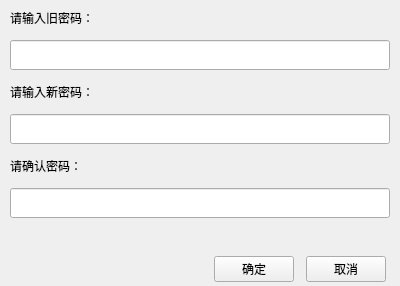
<?xml version="1.0" encoding="UTF-8"?>
<ui version="4.0">
 <class>ModifyPassWord</class>
 <widget class="CCommonWidget" name="ModifyPassWord">
  <property name="geometry">
   <rect>
    <x>0</x>
    <y>0</y>
    <width>400</width>
    <height>286</height>
   </rect>
  </property>
  <property name="windowTitle">
   <string>ModifyPassWord</string>
  </property>
  <layout class="QVBoxLayout" name="verticalLayout_2" stretch="0,1,0">
   <item>
    <layout class="QHBoxLayout" name="horizontalLayout">
     <property name="spacing">
      <number>0</number>
     </property>
     <property name="leftMargin">
      <number>3</number>
     </property>
     <property name="rightMargin">
      <number>3</number>
     </property>
     <property name="bottomMargin">
      <number>0</number>
     </property>
     <item>
      <layout class="QHBoxLayout" name="hBoxTitle">
       <property name="spacing">
        <number>10</number>
       </property>
       <property name="leftMargin">
        <number>10</number>
       </property>
       <property name="rightMargin">
        <number>10</number>
       </property>
       <property name="bottomMargin">
        <number>0</number>
       </property>
      </layout>
     </item>
     <item>
      <layout class="QHBoxLayout" name="hBoxSysBtn">
       <property name="leftMargin">
        <number>6</number>
       </property>
       <property name="rightMargin">
        <number>6</number>
       </property>
       <property name="bottomMargin">
        <number>6</number>
       </property>
      </layout>
     </item>
    </layout>
   </item>
   <item>
    <layout class="QVBoxLayout" name="verticalLayout">
     <property name="spacing">
      <number>12</number>
     </property>
     <property name="leftMargin">
      <number>10</number>
     </property>
     <property name="topMargin">
      <number>2</number>
     </property>
     <property name="rightMargin">
      <number>10</number>
     </property>
     <property name="bottomMargin">
      <number>4</number>
     </property>
     <item>
      <widget class="QLabel" name="label_2">
       <property name="text">
        <string>请输入旧密码：</string>
       </property>
      </widget>
     </item>
     <item>
      <widget class="QLineEdit" name="lastPassword">
       <property name="minimumSize">
        <size>
         <width>0</width>
         <height>30</height>
        </size>
       </property>
      </widget>
     </item>
     <item>
      <widget class="QLabel" name="label">
       <property name="text">
        <string>请输入新密码：</string>
       </property>
      </widget>
     </item>
     <item>
      <widget class="QLineEdit" name="newPassword">
       <property name="minimumSize">
        <size>
         <width>0</width>
         <height>30</height>
        </size>
       </property>
      </widget>
     </item>
     <item>
      <widget class="QLabel" name="label_3">
       <property name="text">
        <string>请确认密码：</string>
       </property>
      </widget>
     </item>
     <item>
      <widget class="QLineEdit" name="againPassword">
       <property name="minimumSize">
        <size>
         <width>0</width>
         <height>30</height>
        </size>
       </property>
      </widget>
     </item>
     <item>
      <widget class="QLabel" name="label_4">
       <property name="text">
        <string/>
       </property>
      </widget>
     </item>
    </layout>
   </item>
   <item>
    <layout class="QHBoxLayout" name="horizontalLayout_2">
     <property name="spacing">
      <number>12</number>
     </property>
     <property name="leftMargin">
      <number>10</number>
     </property>
     <property name="topMargin">
      <number>2</number>
     </property>
     <property name="rightMargin">
      <number>14</number>
     </property>
     <property name="bottomMargin">
      <number>4</number>
     </property>
     <item>
      <spacer name="horizontalSpacer">
       <property name="orientation">
        <enum>Qt::Horizontal</enum>
       </property>
       <property name="sizeHint" stdset="0">
        <size>
         <width>40</width>
         <height>20</height>
        </size>
       </property>
      </spacer>
     </item>
     <item>
      <widget class="QPushButton" name="btnOk">
       <property name="text">
        <string>确定</string>
       </property>
      </widget>
     </item>
     <item>
      <widget class="QPushButton" name="btnCancel">
       <property name="text">
        <string>取消</string>
       </property>
      </widget>
     </item>
    </layout>
   </item>
  </layout>
 </widget>
 <layoutdefault spacing="0" margin="0"/>
 <customwidgets>
  <customwidget>
   <class>CCommonWidget</class>
   <extends>QWidget</extends>
   <header>ccommonwidget.h</header>
   <container>1</container>
  </customwidget>
 </customwidgets>
 <resources/>
 <connections/>
</ui>
